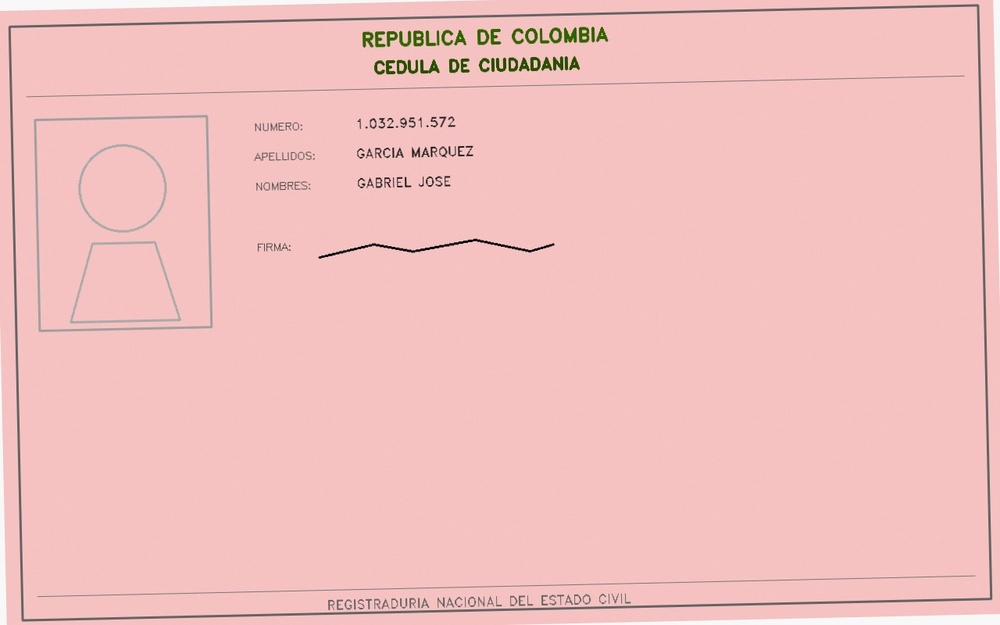
#> input picture CedulaColombianaReader/samples/cc_anverso.jpg, 1000 x 625 px, shrunk from 1280 x 800 before the run
$ python -i image_enhancer.py   (imports and definitions only)
#> lines starting #> are read from the running program, lines starting #| are printed output that depends on the picture
#> further down, picture is the input picture: shape (625, 1000, 3); mean B, G, R 190.8, 192, 240.8
"""
Mejorador de imagen para cédulas colombianas.

Aplica CLAHE, reducción de ruido y mejora de contraste para
optimizar la lectura OCR sobre el fondo amarillo o azul de la cédula.
"""

import cv2
import numpy as np


class ImageEnhancer:
    """
    Mejora imágenes de cédulas colombianas para OCR.

    Aplica ecualización adaptativa (CLAHE), filtros de nitidez
    y atenuación de elementos de seguridad (hologramas, guilloché).
    """

    def __init__(
        self,
        clip_limit: float = 2.0,
        tile_grid_size: tuple = (8, 8),
        denoise_strength: float = 10.0,
    ):
        """
        Args:
            clip_limit: Límite de contraste para CLAHE.
            tile_grid_size: Tamaño de grilla para CLAHE.
            denoise_strength: Fuerza del filtro de reducción de ruido.
        """
        self.clip_limit = clip_limit
        self.tile_grid_size = tile_grid_size
        self.denoise_strength = denoise_strength
        self._clahe = cv2.createCLAHE(
            clipLimit=clip_limit, tileGridSize=tile_grid_size
        )

    def enhance(self, image: np.ndarray) -> np.ndarray:
        """
        Pipeline completo de mejora de imagen.

        Args:
            image: Imagen BGR o escala de grises.

        Returns:
            Imagen mejorada en escala de grises.
        """
        # Convertir a escala de grises si es necesario
        if len(image.shape) == 3:
            gray = cv2.cvtColor(image, cv2.COLOR_BGR2GRAY)
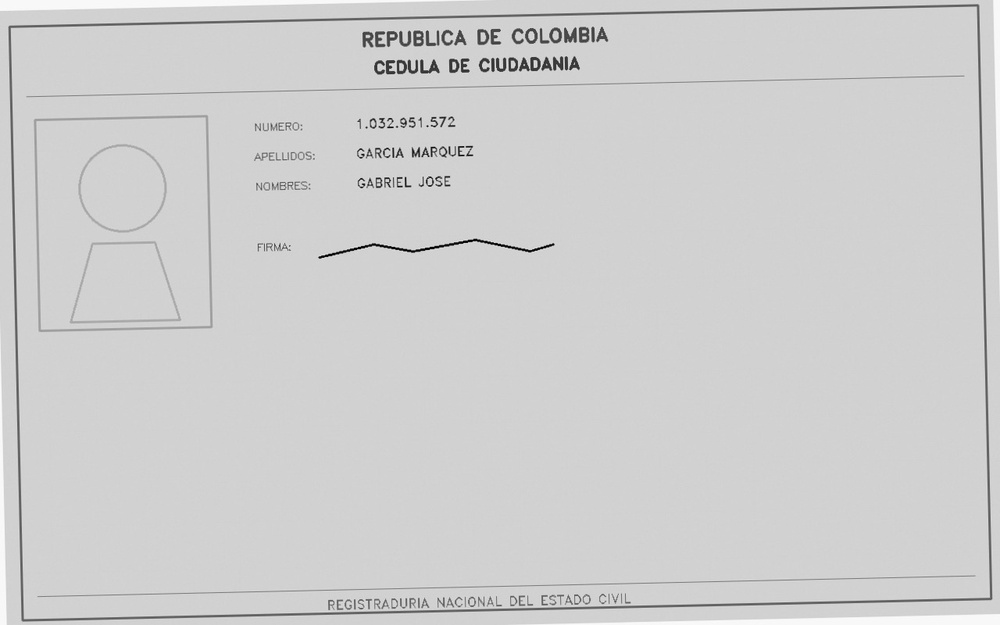
#> gray: shape (625, 1000); min 2, max 252, mean 206.4
        else:
            gray = image.copy()

        # 1. Reducir ruido preservando bordes (importante para OCR)
        gray = self._denoise(gray)

        # 2. Suprimir líneas finas de seguridad (guilloché)
        #    Las líneas decorativas son más finas que el texto
        gray = self._suppress_guilloche(gray)

        # 3. Aplicar CLAHE para mejorar contraste local
        #    Crucial para cédulas amarillas donde el texto negro
        #    puede tener poco contraste con el fondo
        gray = self._clahe.apply(gray)

        # 4. Nitidez suave para resaltar caracteres
        gray = self._sharpen(gray)

        return gray

    def enhance_color(self, image: np.ndarray) -> np.ndarray:
        """
        Versión que preserva color. Útil para clasificar tipo de documento
        (amarillo CC vs azul TI/CE) antes del OCR.
        """
        # Convertir a LAB para aplicar CLAHE solo al canal L (luminosidad)
        lab = cv2.cvtColor(image, cv2.COLOR_BGR2LAB)
        l, a, b = cv2.split(lab)
        l = self._clahe.apply(l)
        lab = cv2.merge([l, a, b])
        return cv2.cvtColor(lab, cv2.COLOR_LAB2BGR)

    def _denoise(self, gray: np.ndarray) -> np.ndarray:
        """Reducción de ruido preservando bordes."""
        return cv2.fastNlMeansDenoising(
            gray, None, self.denoise_strength, 7, 21
        )

    def _sharpen(self, gray: np.ndarray) -> np.ndarray:
        """Nitidez suave con kernel de realce."""
        kernel = np.array([[-1, -1, -1],
                           [-1,  9, -1],
                           [-1, -1, -1]])
        return cv2.filter2D(gray, -1, kernel)
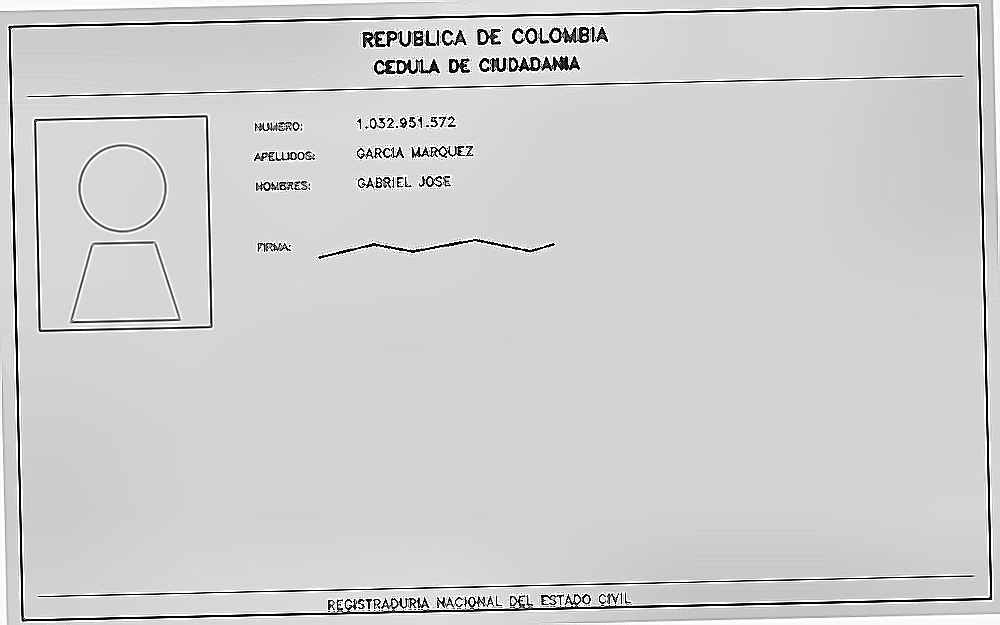
#> returned value: shape (625, 1000); min 0, max 255, mean 206.7

    def _suppress_guilloche(self, gray: np.ndarray) -> np.ndarray:
        """
        Suprime líneas finas de seguridad (guilloché) preservando texto.

        Las líneas guilloché son más finas (~1-2px) que el texto (~3-6px).
        Un opening morfológico con kernel de 2px elimina las líneas
        decorativas mientras mantiene los caracteres legibles.
        """
        # Kernel pequeño: elimina líneas de 1-2px pero preserva texto más grueso
        kernel = cv2.getStructuringElement(cv2.MORPH_ELLIPSE, (3, 3))
        # Opening = erosion + dilation: elimina detalles finos
        opened = cv2.morphologyEx(gray, cv2.MORPH_OPEN, kernel)
        return opened

>>> import cv2
>>> picture = cv2.imread('../../samples/cc_anverso.jpg')
>>> result = ImageEnhancer().enhance(picture)
